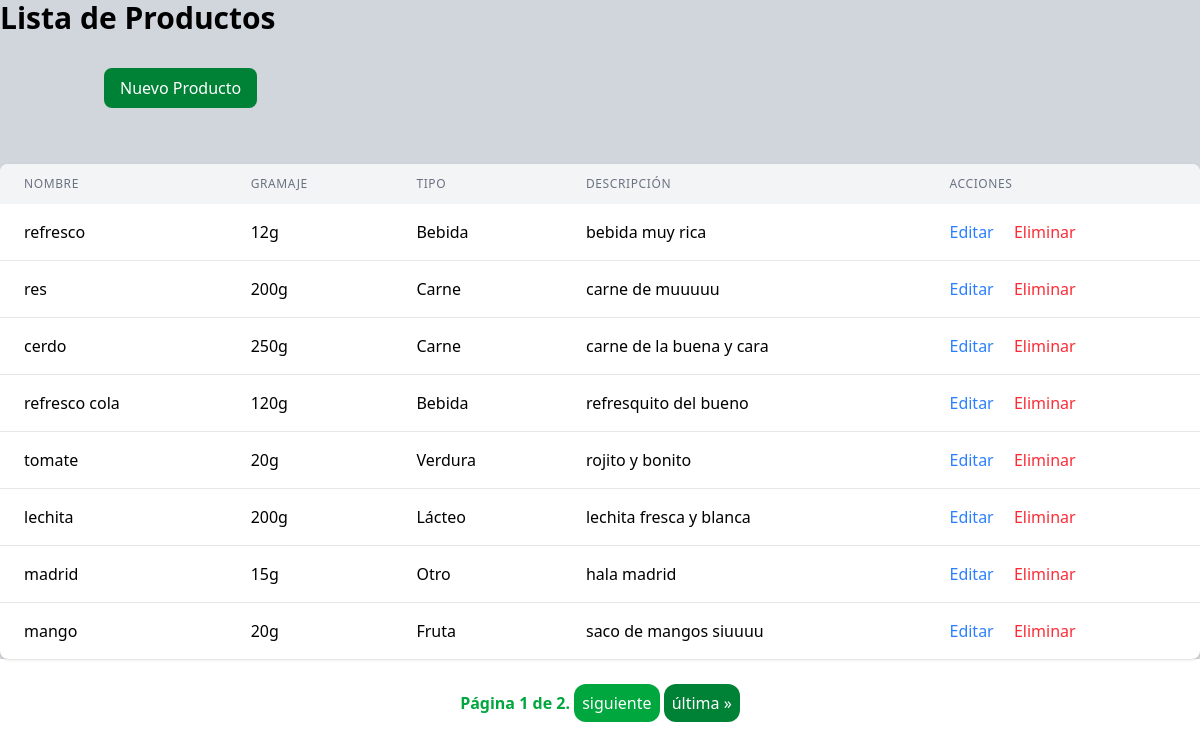
Page /gestion_product/products/ on the committed database.
### index/modules/products/models.py (models this page shows, shortened)
class Producto(models.Model):
    TYPE_CHOICES = [
        ('Lácteo', 'Lácteo'),
        ('Fruta', 'Fruta'),
        ('Verdura', 'Verdura'),
        ('Carne', 'Carne'),
        ('Bebida', 'Bebida'),
        ('Otro', 'Otro'),
    ]
    nombre = models.CharField(max_length=100)
    gramaje = models.PositiveIntegerField(help_text="Peso en gramos")
    descripcion = models.TextField(blank=True, null=True)
    tipo = models.CharField(max_length=50, choices=TYPE_CHOICES, default='Otro')
    imagen_producto = models.ImageField(upload_to='producto/', blank=True, null=True, default='')

### index/modules/products/view.py (the view)
class ProductoListView(ListView,PermissionRequiredMixin,LoginRequiredMixin):
    model = Producto
    template_name = 'product/list.html'
    context_object_name = 'products'
    paginate_by = 8

### index/templates/product/list.html (shortened to what this page needs)
{% extends 'layout.html' %}
{% block content %}
    <h1 class="text-3xl font-bold">Lista de Productos</h1>
    <div class="container mx-auto px-4 py-8">
    <di class="flex justify-between items-center mb-6">
        <a href="{% url 'product_create' %}" class="bg-green-700 text-white px-4 py-2 rounded-lg hover:bg-green-900">
            Nuevo Producto
        </a>
    </div>
    <div class="bg-white rounded-lg shadow overflow-hidden">
        <table class="min-w-full">
            <thead class="bg-gray-100">
                <tr>
                    <th class="px-6 py-3 text-left text-xs font-medium text-gray-500 uppercase tracking-wider">Nombre</th>
                    <th class="px-6 py-3 text-left text-xs font-medium text-gray-500 uppercase tracking-wider">Gramaje</th>
                    <th class="px-6 py-3 text-left text-xs font-medium text-gray-500 uppercase tracking-wider">Tipo</th>
                    <th class="px-6 py-3 text-left text-xs font-medium text-gray-500 uppercase tracking-wider">Descripción</th>
                    <th class="px-6 py-3 text-left text-xs font-medium text-gray-500 uppercase tracking-wider">Acciones</th>
                </tr>
            </thead>
            <tbody class="divide-y divide-gray-200">
                {% for producto in products %}
                <tr>
                    <td class="px-6 py-4">{{ producto.nombre }}</td>
                    <td class="px-6 py-4">{{ producto.gramaje }}g</td>
                    <td class="px-6 py-4">{{ producto.tipo }}</td>
                    <td class="px-6 py-4">{{ producto.descripcion|truncatechars:50 }}</td>
                    <td class="px-6 py-4">
                        <a href="{% url 'product_update' producto.id %}" class="text-blue-500 hover:text-blue-700 mr-4">Editar</a>
                        <a href="{% url 'product_delete' producto.id %}" class="text-red-500 hover:text-red-700">Eliminar</a>
                    </td>
                </tr>
                {% endfor %}
            </tbody>
        </table>
    </div>
</div>
<div class="text-center my-8">
    <span class="">
        <span class="font-bold text-green-600">
            Página {{ page_obj.number }} de {{ page_obj.paginator.num_pages }}.
        </span>
        {% if page_obj.has_next %}
            <a class="p-2 border-none bg-green-600 rounded-xl text-white" href="?page={{ page_obj.next_page_number }}">siguiente</a>
            <a class="p-2 border-none bg-green-700 rounded-xl text-white" href="?page={{ page_obj.paginator.num_pages }}">última &raquo;</a>
        {% endif %}
    </span>
</div>
{% endblock %}

### templates/layout.html (shortened to what this page needs)
<!DOCTYPE html>
<html lang="en">
<head>
  <script src="https://unpkg.com/@tailwindcss/browser@4"></script>
</head>
<body>
  <div class="flex">
    <main class="flex-1 bg-gray-300">
    {% block content %}
    {% endblock %}
</body>
</html>

### rows in the picture
Producto: nombre "refresco", gramaje "12", tipo "Bebida", descripcion "bebida muy rica"
Producto: nombre "res", gramaje "200", tipo "Carne", descripcion "carne de muuuuu"
Producto: nombre "cerdo", gramaje "250", tipo "Carne", descripcion "carne de la buena y cara"
Producto: nombre "refresco cola", gramaje "120", tipo "Bebida", descripcion "refresquito del bueno"
Producto: nombre "tomate", gramaje "20", tipo "Verdura", descripcion "rojito y bonito"
Producto: nombre "lechita", gramaje "200", tipo "Lácteo", descripcion "lechita fresca y blanca"
Producto: nombre "madrid", gramaje "15", tipo "Otro", descripcion "hala madrid"
Producto: nombre "mango", gramaje "20", tipo "Fruta", descripcion "saco de mangos siuuuu"

### other values in the picture
{{ page_obj.number }} "1"
{{ page_obj.paginator.num_pages }} "2"
